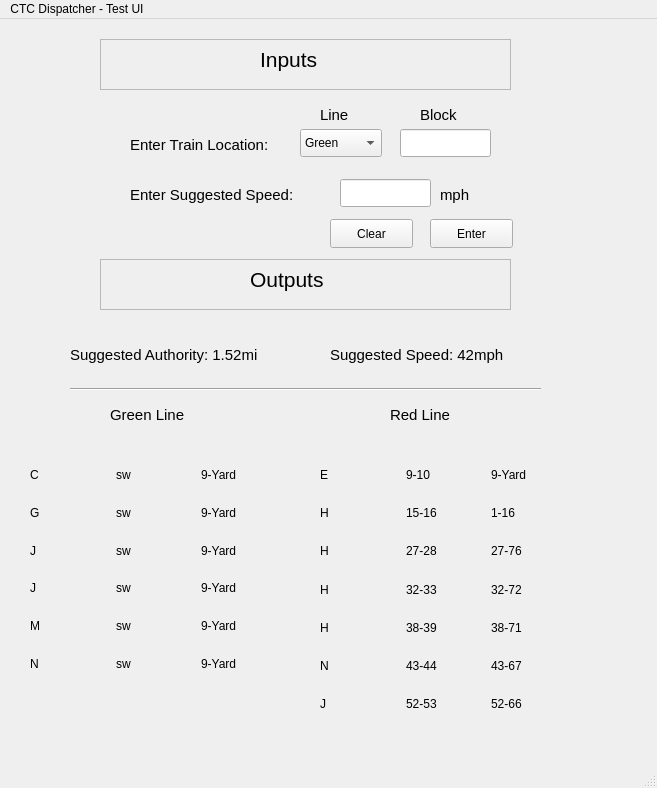
<?xml version="1.0" encoding="UTF-8"?>
<ui version="4.0">
 <class>MainWindow</class>
 <widget class="QMainWindow" name="MainWindow">
  <property name="geometry">
   <rect>
    <x>0</x>
    <y>0</y>
    <width>657</width>
    <height>788</height>
   </rect>
  </property>
  <property name="windowTitle">
   <string>MainWindow</string>
  </property>
  <property name="autoFillBackground">
   <bool>true</bool>
  </property>
  <widget class="QWidget" name="centralwidget">
   <widget class="QLabel" name="InputLocation">
    <property name="geometry">
     <rect>
      <x>130</x>
      <y>110</y>
      <width>161</width>
      <height>31</height>
     </rect>
    </property>
    <property name="font">
     <font>
      <pointsize>11</pointsize>
     </font>
    </property>
    <property name="text">
     <string>Enter Train Location:</string>
    </property>
   </widget>
   <widget class="QLineEdit" name="EnterLocation">
    <property name="geometry">
     <rect>
      <x>400</x>
      <y>110</y>
      <width>91</width>
      <height>28</height>
     </rect>
    </property>
   </widget>
   <widget class="QLineEdit" name="EnterSpeed">
    <property name="geometry">
     <rect>
      <x>340</x>
      <y>160</y>
      <width>91</width>
      <height>28</height>
     </rect>
    </property>
    <property name="text">
     <string/>
    </property>
   </widget>
   <widget class="QLabel" name="InputSpeed">
    <property name="geometry">
     <rect>
      <x>130</x>
      <y>160</y>
      <width>201</width>
      <height>31</height>
     </rect>
    </property>
    <property name="font">
     <font>
      <pointsize>11</pointsize>
     </font>
    </property>
    <property name="text">
     <string>Enter Suggested Speed:</string>
    </property>
   </widget>
   <widget class="QLabel" name="mph">
    <property name="geometry">
     <rect>
      <x>440</x>
      <y>160</y>
      <width>51</width>
      <height>31</height>
     </rect>
    </property>
    <property name="font">
     <font>
      <pointsize>11</pointsize>
     </font>
    </property>
    <property name="text">
     <string>mph</string>
    </property>
   </widget>
   <widget class="QFrame" name="InputsBox">
    <property name="geometry">
     <rect>
      <x>100</x>
      <y>20</y>
      <width>411</width>
      <height>51</height>
     </rect>
    </property>
    <property name="autoFillBackground">
     <bool>true</bool>
    </property>
    <property name="styleSheet">
     <string notr="true">background-color: 0xDDDDDD
</string>
    </property>
    <property name="frameShape">
     <enum>QFrame::StyledPanel</enum>
    </property>
    <property name="frameShadow">
     <enum>QFrame::Raised</enum>
    </property>
    <widget class="QLabel" name="Inputs">
     <property name="geometry">
      <rect>
       <x>160</x>
       <y>0</y>
       <width>81</width>
       <height>41</height>
      </rect>
     </property>
     <property name="font">
      <font>
       <pointsize>16</pointsize>
      </font>
     </property>
     <property name="text">
      <string>Inputs</string>
     </property>
    </widget>
   </widget>
   <widget class="QFrame" name="OutputsBox_18">
    <property name="geometry">
     <rect>
      <x>100</x>
      <y>240</y>
      <width>411</width>
      <height>51</height>
     </rect>
    </property>
    <property name="autoFillBackground">
     <bool>true</bool>
    </property>
    <property name="frameShape">
     <enum>QFrame::StyledPanel</enum>
    </property>
    <property name="frameShadow">
     <enum>QFrame::Raised</enum>
    </property>
    <widget class="QLabel" name="Outputs_2">
     <property name="geometry">
      <rect>
       <x>150</x>
       <y>0</y>
       <width>101</width>
       <height>41</height>
      </rect>
     </property>
     <property name="font">
      <font>
       <pointsize>16</pointsize>
      </font>
     </property>
     <property name="text">
      <string>Outputs</string>
     </property>
    </widget>
   </widget>
   <widget class="QLabel" name="SuggAuth_2">
    <property name="geometry">
     <rect>
      <x>70</x>
      <y>320</y>
      <width>241</width>
      <height>31</height>
     </rect>
    </property>
    <property name="font">
     <font>
      <pointsize>11</pointsize>
     </font>
    </property>
    <property name="text">
     <string>Suggested Authority: 1.52mi</string>
    </property>
   </widget>
   <widget class="QLabel" name="SuggSpeed_2">
    <property name="geometry">
     <rect>
      <x>330</x>
      <y>320</y>
      <width>221</width>
      <height>31</height>
     </rect>
    </property>
    <property name="font">
     <font>
      <pointsize>11</pointsize>
     </font>
    </property>
    <property name="text">
     <string>Suggested Speed: 42mph</string>
    </property>
   </widget>
   <widget class="Line" name="line_3">
    <property name="geometry">
     <rect>
      <x>70</x>
      <y>360</y>
      <width>471</width>
      <height>21</height>
     </rect>
    </property>
    <property name="orientation">
     <enum>Qt::Horizontal</enum>
    </property>
   </widget>
   <widget class="QLabel" name="GreenLine_2">
    <property name="geometry">
     <rect>
      <x>110</x>
      <y>380</y>
      <width>91</width>
      <height>31</height>
     </rect>
    </property>
    <property name="font">
     <font>
      <pointsize>11</pointsize>
     </font>
    </property>
    <property name="text">
     <string>Green Line</string>
    </property>
   </widget>
   <widget class="QLabel" name="RedLine_2">
    <property name="geometry">
     <rect>
      <x>390</x>
      <y>380</y>
      <width>81</width>
      <height>31</height>
     </rect>
    </property>
    <property name="font">
     <font>
      <pointsize>11</pointsize>
     </font>
    </property>
    <property name="text">
     <string>Red Line</string>
    </property>
   </widget>
   <widget class="QWidget" name="gridLayoutWidget">
    <property name="geometry">
     <rect>
      <x>30</x>
      <y>440</y>
      <width>251</width>
      <height>221</height>
     </rect>
    </property>
    <layout class="QGridLayout" name="gridLayout">
     <item row="1" column="0">
      <widget class="QLabel" name="label_6">
       <property name="text">
        <string>G</string>
       </property>
      </widget>
     </item>
     <item row="4" column="0">
      <widget class="QLabel" name="label_2">
       <property name="text">
        <string>M</string>
       </property>
      </widget>
     </item>
     <item row="1" column="1">
      <widget class="QLabel" name="label_18">
       <property name="text">
        <string>sw</string>
       </property>
      </widget>
     </item>
     <item row="3" column="2">
      <widget class="QLabel" name="red_E_sw2_5">
       <property name="text">
        <string>9-Yard</string>
       </property>
      </widget>
     </item>
     <item row="3" column="1">
      <widget class="QLabel" name="label_15">
       <property name="text">
        <string>sw</string>
       </property>
      </widget>
     </item>
     <item row="0" column="2">
      <widget class="QLabel" name="red_E_sw2_2">
       <property name="text">
        <string>9-Yard</string>
       </property>
      </widget>
     </item>
     <item row="5" column="0">
      <widget class="QLabel" name="label_3">
       <property name="text">
        <string>N</string>
       </property>
      </widget>
     </item>
     <item row="5" column="1">
      <widget class="QLabel" name="label_17">
       <property name="text">
        <string>sw</string>
       </property>
      </widget>
     </item>
     <item row="2" column="1">
      <widget class="QLabel" name="label_7">
       <property name="text">
        <string>sw</string>
       </property>
      </widget>
     </item>
     <item row="4" column="1">
      <widget class="QLabel" name="label_16">
       <property name="text">
        <string>sw</string>
       </property>
      </widget>
     </item>
     <item row="1" column="2">
      <widget class="QLabel" name="red_E_sw2_3">
       <property name="text">
        <string>9-Yard</string>
       </property>
      </widget>
     </item>
     <item row="2" column="2">
      <widget class="QLabel" name="red_E_sw2_4">
       <property name="text">
        <string>9-Yard</string>
       </property>
      </widget>
     </item>
     <item row="2" column="0">
      <widget class="QLabel" name="label_5">
       <property name="text">
        <string>J</string>
       </property>
      </widget>
     </item>
     <item row="5" column="2">
      <widget class="QLabel" name="red_E_sw2_7">
       <property name="text">
        <string>9-Yard</string>
       </property>
      </widget>
     </item>
     <item row="3" column="0">
      <widget class="QLabel" name="label_4">
       <property name="text">
        <string>J</string>
       </property>
      </widget>
     </item>
     <item row="0" column="1">
      <widget class="QLabel" name="label_14">
       <property name="text">
        <string>sw</string>
       </property>
      </widget>
     </item>
     <item row="4" column="2">
      <widget class="QLabel" name="red_E_sw2_6">
       <property name="text">
        <string>9-Yard</string>
       </property>
      </widget>
     </item>
     <item row="0" column="0">
      <widget class="QLabel" name="label">
       <property name="text">
        <string>C</string>
       </property>
      </widget>
     </item>
    </layout>
   </widget>
   <widget class="QWidget" name="gridLayoutWidget_2">
    <property name="geometry">
     <rect>
      <x>320</x>
      <y>440</y>
      <width>251</width>
      <height>261</height>
     </rect>
    </property>
    <layout class="QGridLayout" name="gridLayout_2">
     <item row="1" column="0">
      <widget class="QLabel" name="label_8">
       <property name="text">
        <string>H</string>
       </property>
      </widget>
     </item>
     <item row="5" column="1">
      <widget class="QLabel" name="label_30">
       <property name="text">
        <string>43-44</string>
       </property>
      </widget>
     </item>
     <item row="1" column="1">
      <widget class="QLabel" name="red_H_sw1_1">
       <property name="text">
        <string>15-16</string>
       </property>
      </widget>
     </item>
     <item row="3" column="1">
      <widget class="QLabel" name="label_28">
       <property name="text">
        <string>32-33</string>
       </property>
      </widget>
     </item>
     <item row="4" column="1">
      <widget class="QLabel" name="label_29">
       <property name="text">
        <string>38-39</string>
       </property>
      </widget>
     </item>
     <item row="3" column="0">
      <widget class="QLabel" name="label_10">
       <property name="text">
        <string>H</string>
       </property>
      </widget>
     </item>
     <item row="5" column="0">
      <widget class="QLabel" name="label_21">
       <property name="text">
        <string>N</string>
       </property>
      </widget>
     </item>
     <item row="6" column="1">
      <widget class="QLabel" name="label_31">
       <property name="text">
        <string>52-53</string>
       </property>
      </widget>
     </item>
     <item row="2" column="0">
      <widget class="QLabel" name="label_9">
       <property name="text">
        <string>H</string>
       </property>
      </widget>
     </item>
     <item row="0" column="0">
      <widget class="QLabel" name="label_13">
       <property name="text">
        <string>E</string>
       </property>
      </widget>
     </item>
     <item row="6" column="0">
      <widget class="QLabel" name="label_12">
       <property name="text">
        <string>J</string>
       </property>
      </widget>
     </item>
     <item row="2" column="1">
      <widget class="QLabel" name="label_20">
       <property name="text">
        <string>27-28</string>
       </property>
      </widget>
     </item>
     <item row="0" column="1">
      <widget class="QLabel" name="red_E_sw1">
       <property name="text">
        <string>9-10</string>
       </property>
      </widget>
     </item>
     <item row="4" column="0">
      <widget class="QLabel" name="label_11">
       <property name="text">
        <string>H</string>
       </property>
      </widget>
     </item>
     <item row="0" column="2">
      <widget class="QLabel" name="red_E_sw2">
       <property name="text">
        <string>9-Yard</string>
       </property>
      </widget>
     </item>
     <item row="1" column="2">
      <widget class="QLabel" name="label_33">
       <property name="text">
        <string>1-16</string>
       </property>
      </widget>
     </item>
     <item row="2" column="2">
      <widget class="QLabel" name="label_34">
       <property name="text">
        <string>27-76</string>
       </property>
      </widget>
     </item>
     <item row="3" column="2">
      <widget class="QLabel" name="label_35">
       <property name="text">
        <string>32-72</string>
       </property>
      </widget>
     </item>
     <item row="4" column="2">
      <widget class="QLabel" name="label_36">
       <property name="text">
        <string>38-71</string>
       </property>
      </widget>
     </item>
     <item row="5" column="2">
      <widget class="QLabel" name="label_37">
       <property name="text">
        <string>43-67</string>
       </property>
      </widget>
     </item>
     <item row="6" column="2">
      <widget class="QLabel" name="label_38">
       <property name="text">
        <string>52-66</string>
       </property>
      </widget>
     </item>
    </layout>
   </widget>
   <widget class="QComboBox" name="comboBox">
    <property name="geometry">
     <rect>
      <x>300</x>
      <y>110</y>
      <width>82</width>
      <height>28</height>
     </rect>
    </property>
    <item>
     <property name="text">
      <string>Green</string>
     </property>
    </item>
    <item>
     <property name="text">
      <string>Red</string>
     </property>
    </item>
   </widget>
   <widget class="QLabel" name="InputLocation_2">
    <property name="geometry">
     <rect>
      <x>320</x>
      <y>80</y>
      <width>41</width>
      <height>31</height>
     </rect>
    </property>
    <property name="font">
     <font>
      <pointsize>11</pointsize>
     </font>
    </property>
    <property name="text">
     <string>Line</string>
    </property>
   </widget>
   <widget class="QLabel" name="InputLocation_3">
    <property name="geometry">
     <rect>
      <x>420</x>
      <y>80</y>
      <width>51</width>
      <height>31</height>
     </rect>
    </property>
    <property name="font">
     <font>
      <pointsize>11</pointsize>
     </font>
    </property>
    <property name="text">
     <string>Block</string>
    </property>
   </widget>
   <widget class="QPushButton" name="pushButton">
    <property name="geometry">
     <rect>
      <x>430</x>
      <y>200</y>
      <width>83</width>
      <height>29</height>
     </rect>
    </property>
    <property name="text">
     <string>Enter</string>
    </property>
   </widget>
   <widget class="QPushButton" name="pushButton_2">
    <property name="geometry">
     <rect>
      <x>330</x>
      <y>200</y>
      <width>83</width>
      <height>29</height>
     </rect>
    </property>
    <property name="text">
     <string>Clear</string>
    </property>
   </widget>
  </widget>
  <widget class="QMenuBar" name="menubar">
   <property name="geometry">
    <rect>
     <x>0</x>
     <y>0</y>
     <width>657</width>
     <height>25</height>
    </rect>
   </property>
   <widget class="QMenu" name="menuCTC_Dispatcher_Test_UI">
    <property name="title">
     <string>CTC Dispatcher - Test UI</string>
    </property>
   </widget>
   <addaction name="menuCTC_Dispatcher_Test_UI"/>
  </widget>
  <widget class="QStatusBar" name="statusbar"/>
 </widget>
 <resources/>
 <connections/>
</ui>
